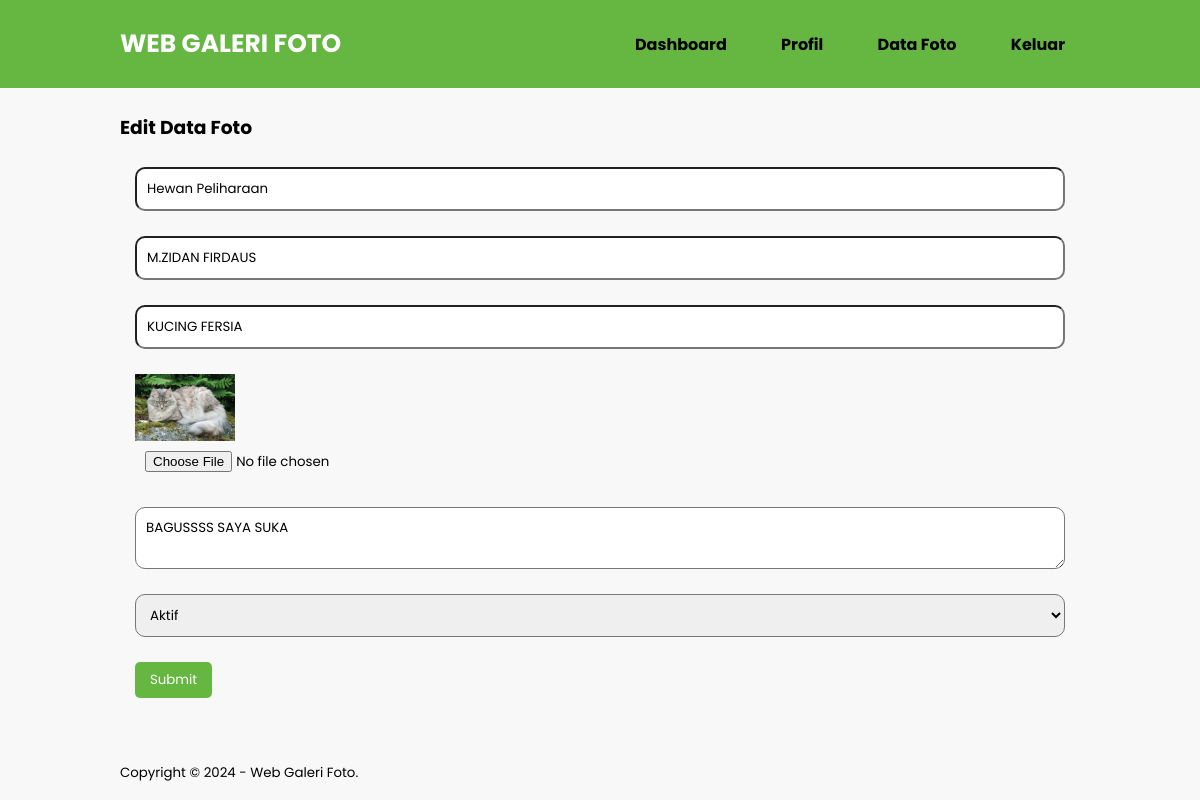
Page /edit-image.php?id=43 (signed in) on the committed database.
### tables this page shows
CREATE TABLE `tb_foto` (
  `image_id` int(11) NOT NULL,
  `category_id` int(11) NOT NULL,
  `category_name` varchar(100) NOT NULL,
  `admin_id` int(11) NOT NULL,
  `admin_name` varchar(100) NOT NULL,
  `image_name` varchar(100) NOT NULL,
  `image_description` text NOT NULL,
  `image` varchar(100) NOT NULL,
  `image_status` tinyint(1) NOT NULL,
  `date_created` timestamp NOT NULL DEFAULT current_timestamp() ON UPDATE current_timestamp()
);

### edit-image.php (the view, shortened to what this page needs)
<?php
	include 'db.php';
	$produk = mysqli_query($conn, "SELECT * FROM  tb_foto WHERE image_id = '".$_GET['id']."'");
	$p = mysqli_fetch_object($produk);
?>
<!DOCTYPE html PUBLIC "-//W3C//DTD XHTML 1.0 Transitional//EN" "http://www.w3.org/TR/xhtml1/DTD/xhtml1-transitional.dtd">
<html xmlns="http://www.w3.org/1999/xhtml">
<head>
<link rel="stylesheet" type="text/css" href="css/style.css">
</head>
<body>
     <header>
        <div class="container">
        <h1><a href="dashboard.php">WEB GALERI FOTO</a></h1>
        <ul>
           <li><a href="dashboard.php">Dashboard</a></li>
           <li><a href="profil.php">Profil</a></li>
           <li><a href="data-image.php">Data Foto</a></li>
           <li><a href="Keluar.php">Keluar</a></li>
        </ul>
        </div>
    </header>
    <div class="section">
        <div class="container">
            <h3>Edit Data Foto</h3>
            <div class="box">
    <form action="" method="POST" enctype="multipart/form-data">
            <input type="text" name="kategori" class="input-control" placeholder="Kategori Foto" value="<?php echo $p->category_name ?>" readonly="readonly">
            <input type="text" name="namauser" class="input-control" placeholder="Nama User" value="<?php echo $p->admin_name ?>" readonly="readonly">
            <input type="text" name="nama" class="input-control" placeholder="Nama Foto" value="<?php echo $p->image_name ?>" required>
                   <img src="foto/<?php echo $p->image ?>" width="100px" />
                   <input type="file" name="gambar" class="input-control">
                   <textarea class="input-control" name="deskripsi" placeholder="Deskripsi"><?php echo $p->image_description ?></textarea><br />
                   <select class="input-control" name="status">
                       <option value="1" <?php echo ($p->image_status == 1)? 'selected':''; ?>>Aktif</option>
                   </select>
                   <input type="submit" name="submit" value="Submit" class="btn">
               </form>
        </div>
        </div>
    </div>
     <footer>
        <div class="container">
            <small>Copyright &copy; 2024 - Web Galeri Foto.</small>
        </div>
    </footer>
</body>
</html>

### css/style.css (style rules this page uses)
* { padding: 0; margin: 0; font-family: 'Poppins', sans-serif; }
body { background-color: #f8f8f8; }
a { color: inherit; text-decoration: none; }
.input-control { width: 100%; padding: 10px; margin-bottom: 25px; box-sizing: border-box; border-radius: 10px; }
.btn { padding: 8px 15px; background-color: #65B741; color: #FFF; border: none; cursor: pointer; border-radius: 5px; }
header { background-color: #65B741; padding: 15px 0; }
header .container { display: flex; justify-content: space-between; align-items: center; }
header h1 { padding: 10px 0; margin: 0; font-size: 25px; }
header h1 a { color: #fff; }
header ul { list-style: none; margin: 0; padding: 0; }
header ul li { display: inline-block; margin-left: 20px; font-weight: 700; }
header ul li:first-child { margin-left: 0; }
header ul li a { color: #fff; padding: 10px 15px; display: inline-block; transition: background-color 0.3s ease; border-radius: 5px; color: #000; }
.section { padding: 25px 0; }
.container { width: 80%; margin: 0 auto; }
.box { padding: 15px; box-sizing: border-box; margin: 10px 0 25px 0; display: flex; flex-wrap: wrap; justify-content: space-between; }
.box:after { content: ''; display: block; clear: both; }

### rows in the picture
tb_foto: kategori "Hewan Peliharaan", namauser "M.ZIDAN FIRDAUS", nama "KUCING FERSIA", image (picture), deskripsi "BAGUSSSS SAYA SUKA", status "Aktif"
